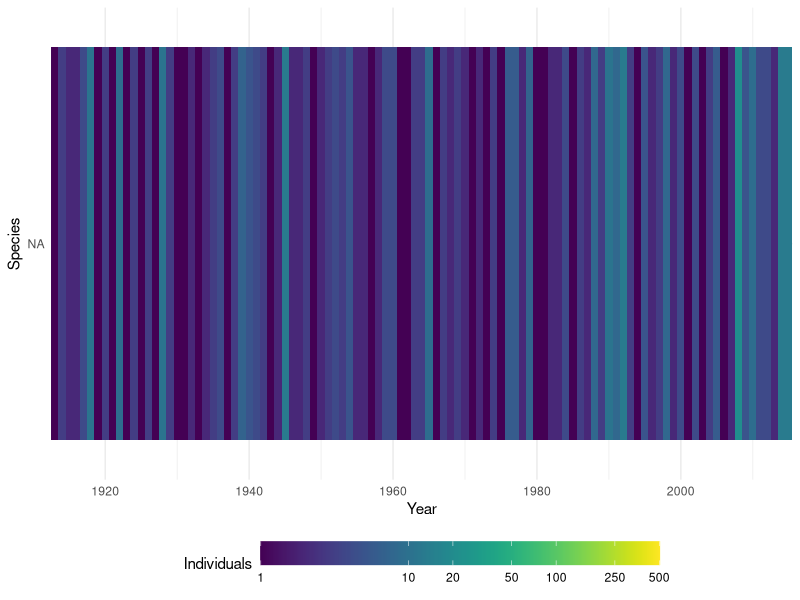
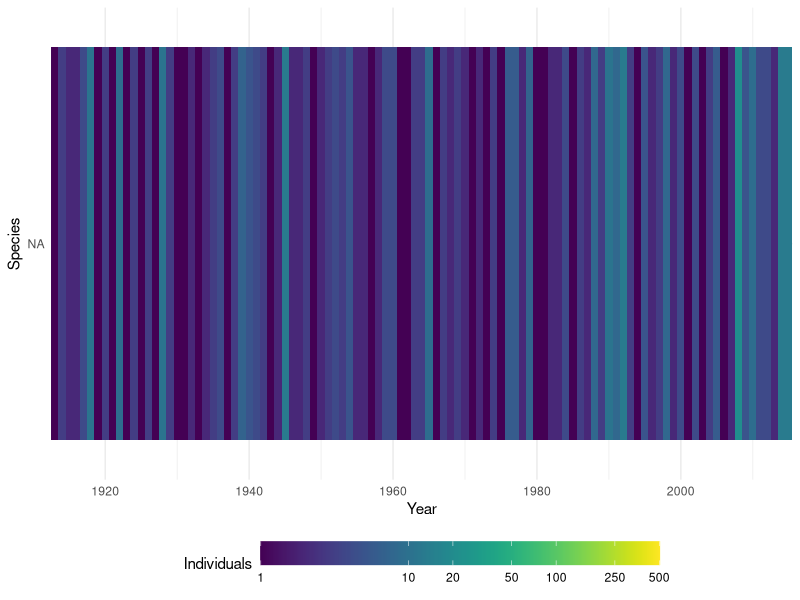

These figures' R source, in order:
# make a measles plot

library(plyr)
library(ggplot2)
library(viridis)

# load all the strandings data
alls <- read.csv("all_standings.csv")


# chance Total_strandings to Total_events to get # events
plotdat <- ddply(alls, .(Year, Species), summarize, total=sum(Total_strandings))

# remove the zeros so they are transparent in plot
plotdat <- plotdat[plotdat$total != 0,]
# reverse sp. order alphabetically
plotdat$Species <- factor(plotdat$Species, levels = rev(levels(plotdat$Species)))

# what should the upper limit be?
#> max(plotdat$total)
#[1] 501

# build the plot
p <- ggplot(plotdat) +
  geom_tile(aes(x=Year, y=Species, fill=total)) +
  scale_x_continuous(expand=c(0,0)) +
  theme_minimal() +
  labs(fill="Individuals") +
  # needs to be on the log scale because of pho^2 :(
  scale_fill_viridis(trans = "log", na.value="white",
                     limits = c(1, 501),
                     breaks = c(1, 10, 20, 50, 100, 250, 500),
                     labels = c(1, 10, 20, 50, 100, 250, 500)) +
  theme(legend.position="bottom", legend.key.width=unit(0.1, "npc"))

print(p)

ggsave(p, filename="measles.pdf", width=10, height=6)

